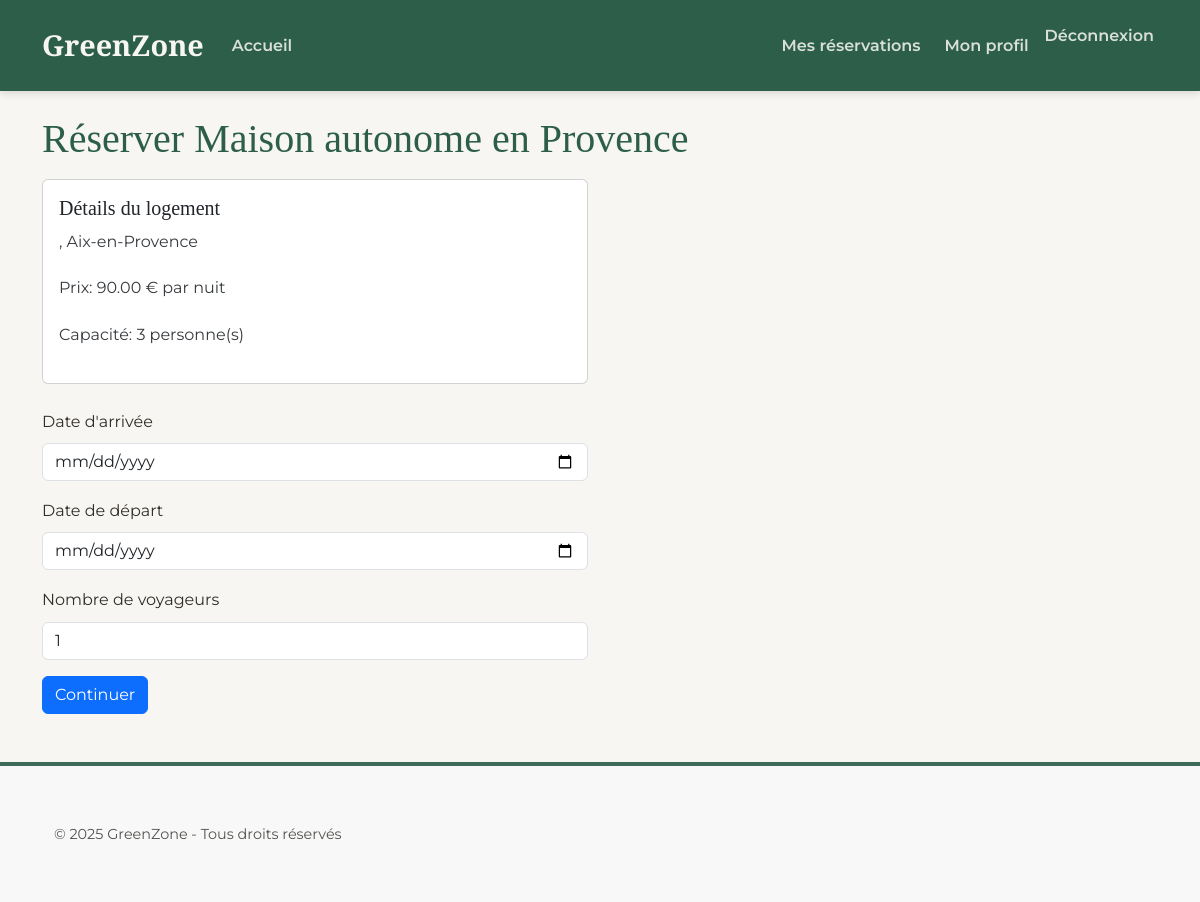
/bookings/create/8/ (signed in), run on the app's committed database.
### accommodations/models.py (models this page shows, shortened)
class Accommodation(models.Model):
    title = models.CharField(max_length=200)
    description = models.TextField()
    city = models.CharField(max_length=100)
    price_per_night = models.DecimalField(max_digits=10, decimal_places=2)
    capacity = models.IntegerField(default=1)
    owner = models.ForeignKey('auth.User', on_delete=models.CASCADE)
    image = models.ImageField(upload_to='accommodations/', null=True, blank=True)  # 👈 simple et direct

### bookings/views.py (the view, shortened to what this page needs)
# urls.py: path('create/<int:accommodation_id>/', views.booking_create, name='booking_create'),
@login_required
def booking_create(request, accommodation_id):
    accommodation = get_object_or_404(Accommodation, pk=accommodation_id)
    return render(request, 'bookings/create.html', {
        'accommodation': accommodation,
        'range': range(1, accommodation.capacity + 1)
    })

### bookings/templates/bookings/create.html (shortened to what this page needs)
{% extends 'base.html' %}
{% block content %}
    <h1>Réserver {{ accommodation.title }}</h1>
    <div class="row">
        <div class="col-md-6">
            <div class="card mb-4">
                <div class="card-body">
                    <h5 class="card-title">Détails du logement</h5>
                    <p>{{ accommodation.address }}, {{ accommodation.city }}</p>
                    <p>Prix: {{ accommodation.price_per_night }} € par nuit</p>
                    <p>Capacité: {{ accommodation.capacity }} personne(s)</p>
                </div>
            </div>
            <form method="post" action="{% url 'booking_create' accommodation.id %}">
                <div class="mb-3">
                    <label for="check_in" class="form-label">Date d'arrivée</label>
                    <input type="date" class="form-control" id="check_in" name="check_in" value="{{ request.GET.check_in }}" required>
                </div>
                <div class="mb-3">
                    <label for="check_out" class="form-label">Date de départ</label>
                    <input type="date" class="form-control" id="check_out" name="check_out" value="{{ request.GET.check_out }}" required>
                </div>
                <div class="mb-3">
                    <label for="guests" class="form-label">Nombre de voyageurs</label>
                    <select class="form-control" id="guests" name="guests">
                        {% for i in "x"|rjust:accommodation.capacity %}
                            <option value="{{ forloop.counter }}" {% if request.GET.guests == forloop.counter|stringformat:"i" %}selected{% endif %}>{{ forloop.counter }}</option>
                        {% endfor %}
                    </select>
                </div>
                <button type="submit" class="btn btn-primary">Continuer</button>
            </form>
        </div>
    </div>
{% endblock %}

### static/css/main.css (style rules this page uses)
:root { --color-primary: #2c5e4a; --color-secondary: #a0d2db; --color-accent: #e57c58; --color-background-light: #f8f6f2; --color-background-medium: #e8e4dc; --color-text-dark: #312e2a; --color-text-light: #f8f6f2; --color-text-link-light: rgba(248, 246, 242, 0.85); --color-text-link-light-hover: #ffffff; --font-primary: 'Montserrat', sans-serif; --font-headings: 'Playfair Display', serif; --transition-speed: 0.3s; --transition-timing: ease-in-out; }
html { scroll-behavior: smooth; }
body { font-family: var(--font-primary); background-color: var(--color-background-light); color: var(--color-text-dark); line-height: 1.7; display: flex; flex-direction: column; min-height: 100vh; }
h1, h2, h3, h4, h5, h6 { font-family: var(--font-headings); color: var(--color-primary); margin-bottom: 1rem; }
p { margin-bottom: 1.2rem; opacity: 0.9; }

### data on the page
Accommodation: title "Maison autonome en Provence", city "Aix-en-Provence", price_per_night "90.00", capacity "3", guests "1"
